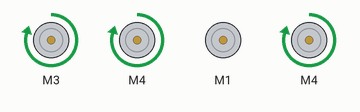
The sketch below on a simulated Arduino Uno, built with avr-gcc and run on an emulated ATmega328P. On the bench: 4 × DC motor (green arrow = forward, orange = backward, longer = faster).

Above: at 0.1 s.
At 4.08 s:
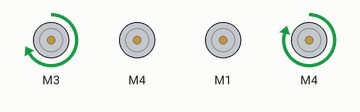
At 7.4 s:
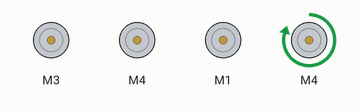
At 20.1 s:
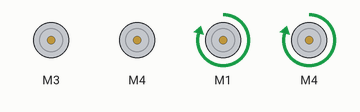
At 29.48 s:
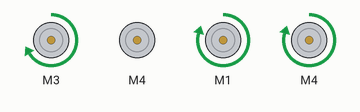
At 38.2 s:
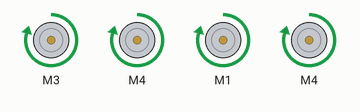
Timing chart, 0 to 39.7 s (numbered marks = the images above):
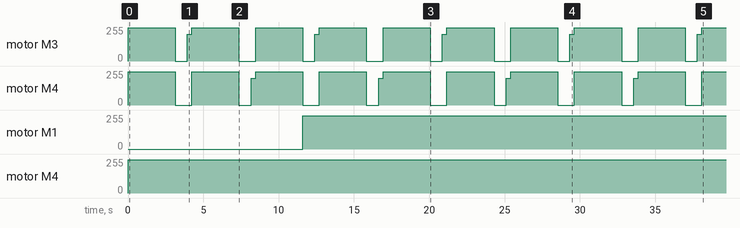

Measured:
- by itself, motor M3: repeats every 8.5 s: stopped 0.80 s, forward 200/255 0.30 s, forward 250/255 3.1 s, stopped 1.1 s, forward 250/255 3.1 s
- by itself, motor M4: repeats every 8.5 s: stopped 1.1 s, forward 250/255 3.1 s, stopped 0.80 s, forward 200/255 0.30 s, forward 250/255 3.1 s
- by itself, motor M1: stopped → forward 250/255 at 11.6 s
- by itself, motor M4: stopped → forward 250/255 at 0.00 s

The sketch:

BasicBoat.ino
```cpp
/* Example of a boat with one DC motor and one Servo
 *
 */

#include <AFMotor.h>
#include <Servo.h>

Servo myServo;

AF_DCMotor DCMotorWater(1);
AF_DCMotor DCMotorA(3);
AF_DCMotor DCMotorB(4);
AF_DCMotor DCMotorOn(4);


long duration;
int distance;

enum State{
  STOP,
  SAIL_STRAIGHT,
  TURN_RIGHT,
  TURN_LEFT
};

State state = SAIL_STRAIGHT;
State previousState = STOP;

int count = 0;

void setup() {
  Serial.begin(9600);           // set up Serial library at 9600 bps
}

void loop() {


  DCMotorA.run(FORWARD);
  DCMotorB.run(FORWARD);
  DCMotorWater.run(FORWARD);
  DCMotorOn.run(FORWARD);

  DCMotorA.setSpeed(250);
  DCMotorB.setSpeed(250);
  DCMotorOn.setSpeed(250);
  delay(3133);

  if (count == 2) {
    DCMotorWater.setSpeed(250);
  }


  DCMotorA.setSpeed(0);
  DCMotorB.setSpeed(0);
  delay(800);

  DCMotorA.setSpeed((count % 2 == 0 ? 200 : 0));
  DCMotorB.setSpeed((count % 2 != 0 ? 200 : 0));
  delay(300);

  count++;
}
```
